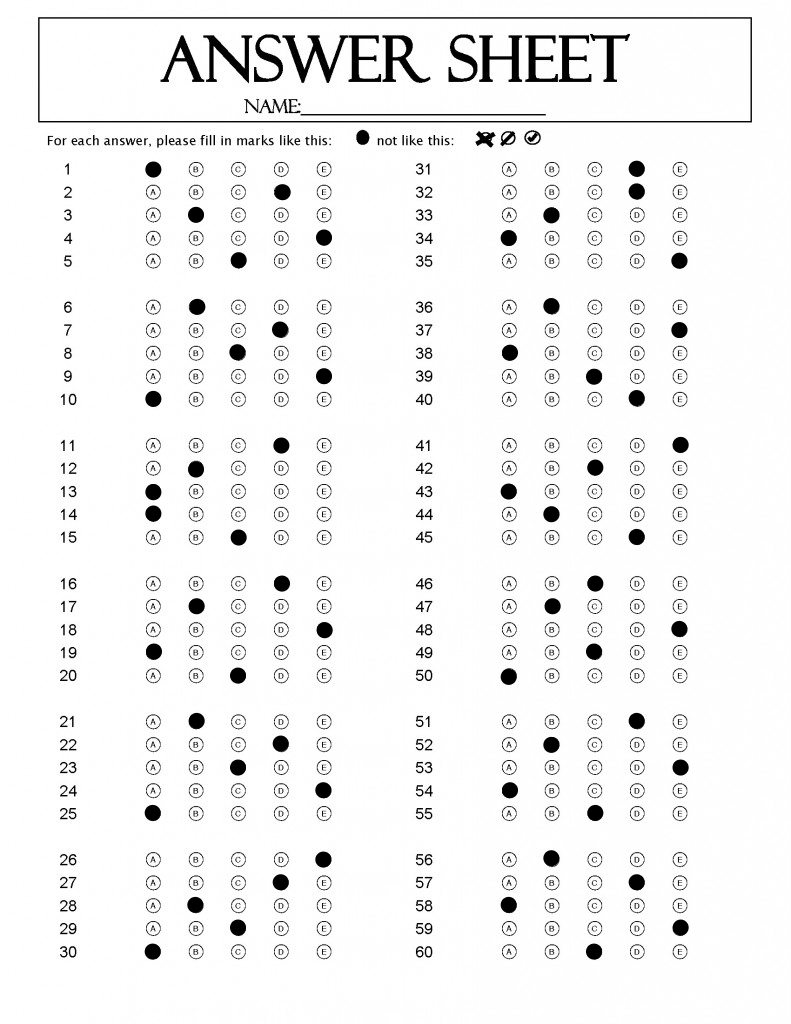
//> input picture resources/omr_sheet1.png, 791 x 1024 px
$ ./opticalgraderecognition   (built with g++ and OpenCV 4)
//> lines starting //> are read from the running program, lines starting //| are printed output that depends on the picture; after the words box and inside, x2 and y2 are one past the last pixel; in counts of white or black regions, pixels touching at a corner belong together
#include<iostream>
#include<string>
#include<vector>
#include<algorithm>

#include<opencv2/highgui.hpp>
#include<opencv2/imgcodecs.hpp>
#include<opencv2/imgproc.hpp>
#include<opencv2/objdetect.hpp>

cv::Mat convert_image(cv::Mat input_image){
    cv::Mat image_bin, image_gauss, image_canny;
    cv::cvtColor(input_image, image_bin, cv::COLOR_BGR2GRAY);   // Convert to gray image
    cv::GaussianBlur(image_bin, image_gauss, cv::Size(5,5), 30,0);   // Apply a Gaussian blur
    cv::Canny(image_gauss, image_canny, 10, 10);

    return image_canny;
}


void getContours(cv::Mat input_image, cv::Mat output_image){

    // Find and draw the contours
    std::vector<std::vector<cv::Point>> contours;
    std::vector<cv::Vec4i> hierarchy;

    cv::findContours(input_image, contours, hierarchy, cv::RETR_EXTERNAL, cv::CHAIN_APPROX_SIMPLE);
    // cv::drawContours(image_resize, contours, -1, cv::Scalar(210,12,120), 2);    // Note contour id = -1 means all the contours are drawn

    // Find area of the contours
    for (auto i = 0; i < contours.size(); i++) {
        double area = cv::contourArea(contours[i]);

        if (area >= 5) {        // Filter out if small circles (noise) has been detected
            // cv::drawContours(output_image, contours, i, cv::Scalar(210,12,120), 2);

            cv::Rect rect = cv::boundingRect(contours[i]);
            // cv::putText(output_image, std::to_string(i), rect.tl(), cv::FONT_HERSHEY_SCRIPT_SIMPLEX, 0.4, cv::Scalar(100,100,100), 0.8);     // Put text on each bounding rect
            cv::Mat subimage = input_image(rect);
            int nonzeropixels = cv::countNonZero(subimage);
            // std::cout << "Non zero number of pixels in countour number " << i << "is: " << nonzeropixels << std::endl;

            double pixel_density = double(nonzeropixels)/(subimage.size().width * subimage.size().height);
            std::cout << "Pixel density: " << pixel_density << std::endl;
            if (pixel_density < 0.25) {     // Trial and error value that marks the correct answer
                std::cout << "Above threshold" << std::endl;
                cv::drawContours(output_image, contours, i, cv::Scalar(210,12,120), 2);     // Highlight the correct answer
            }

        }

    }

    // [11 lines of commented-out code are left out]

}


int main(){
    std::string path = "../resources/omr_sheet1.png";
    cv::Mat image_color = cv::imread(path);   // Read the image (in RGB)
//> image_color is the input picture: 1024 rows x 791 cols, CV_8UC3; min 0, max 255, mean 242.4
    std::array <cv::Mat,2> image_resize;      // Crop or resize the images into two parts (since the image contains answers in two columns)
    image_resize[0] = image_color(cv::Rect(120,150,250,700));
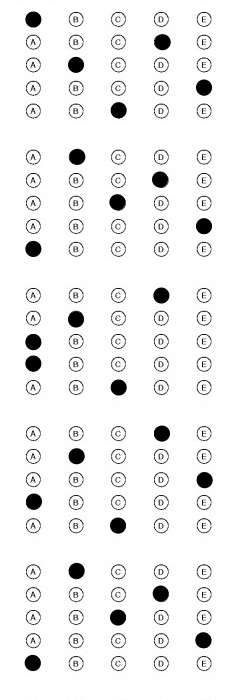
//> image_resize[0]: 700 rows x 250 cols, CV_8UC3; min 0, max 255, mean 240.4
    image_resize[1] = image_color(cv::Rect(470,150,250,700));
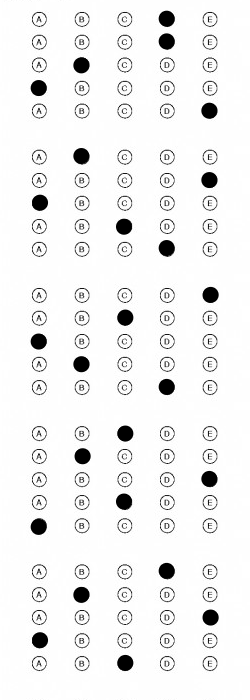
//> image_resize[1]: 700 rows x 250 cols, CV_8UC3; min 0, max 255, mean 240.1

    for (auto i = 0; i < image_resize.size(); i++) {
        cv::Mat image_canny = convert_image(image_resize[i]);
        getContours(image_canny, image_resize[i]);

        cv::imshow("OMR_Sheet", image_resize[i]);
        cv::waitKey(0);
    }
//> this loop made 2 passes
//> pass 1, in convert_image, `cv::GaussianBlur(image_bin, image_gauss, cv::Size(5,5), 30,0);`:
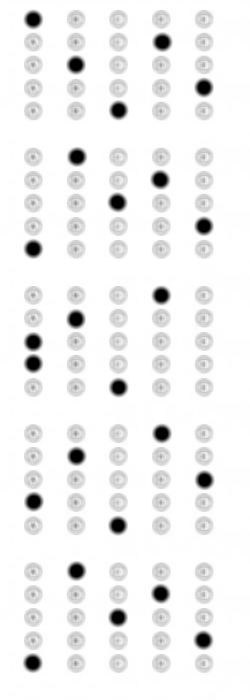
//> image_gauss: 700 rows x 250 cols, CV_8UC1; min 0, max 255, mean 240.4
//> pass 1, in convert_image, `cv::Canny(image_gauss, image_canny, 10, 10);`:
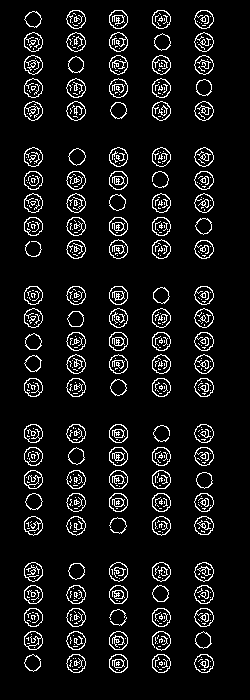
//> image_canny: 700 rows x 250 cols, CV_8UC1; 7.6% white in thin lines or dots, all inside (x1, y1, x2, y2) = (24, 10, 214, 673)
//> pass 1, `cv::imshow("OMR_Sheet", image_resize[i]);`:
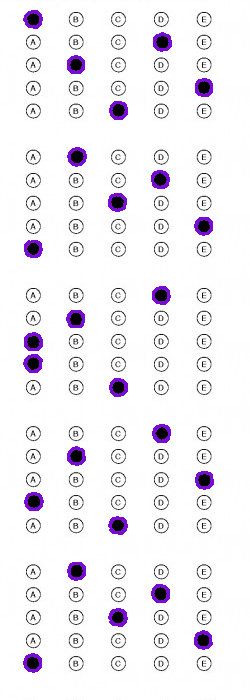
//> window 'OMR_Sheet': 700 rows x 250 cols, CV_8UC3; mean B, G, R 242.6, 237.5, 240.2


    return 0;
}
